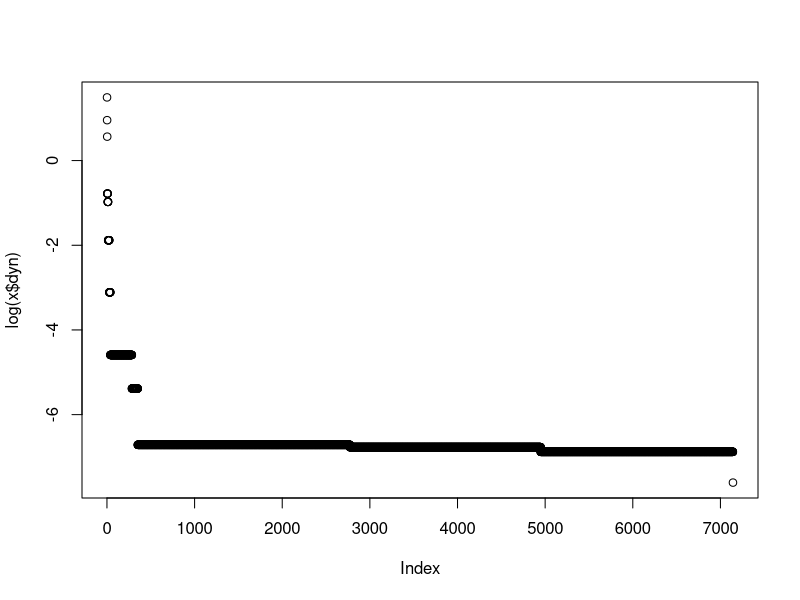

Reproduce this figure in R.


normal <- function() {
  x <- seq(-5,5, by = 0.01)
  plot(x, dnorm(x, mean = 0, sd = 1), type = "l")
  lines(x, dnorm(x, mean = 3, sd = 1), col = "pink")
  lines(x, dnorm(x, mean = -3, sd = 1), col = "purple")
  lines(x, dnorm(x, mean = 0, sd = 2), col = "blue")
  lines(x, dnorm(x, mean = 0, sd = 0.5), col = "green")
  cat(rnorm(n=10,mean=0,sd=1))
  
}

genereNormal <- function(x,sig1,sig2) {
  x1 <- rnorm(n=500,mean=x,sd=sig1)
  x2 <- rnorm(n=500,mean=x,sd=sig2)
  return (list(x1=x1,x2=x2))
}

genereNormalAngle <- function(x,sig1,sig2,theta) {
  x1 <- rnorm(n=500,mean=x,sd=sig1)
  x2 <- rnorm(n=500,mean=x,sd=sig2)
  
  X1 <- cos(theta) * x1+ sin(theta) * x2
  X2 <- -sin(theta) * x1 + cos(theta) * x2
  return (list(x1=X1,x2=X2))
}

plotNormal <- function() {
  x0 <- genereNormal(0,5,5)
  plot(x0$x1,x0$x2)
  
  x1 <- genereNormal(0,1,1)
  points(x1$x1,x1$x2, col="magenta")
  
  x2 <- genereNormal(0,1,5)
  points(x2$x1,x2$x2, col="green")
  
  x3 <- genereNormalAngle(0,1,5,pi/3)
  points(x3$x1,x3$x2, col="blue")
}

f <- function(x) {
  return(x[1]^2 + x[2]^2)
}

onePlusOneES <- function(f,sigma,precision) {
  m <- runif(n=2,min=-5,max=5)
  dyn <- c()
  fitness <- f(m)
  while(abs(fitness) > precision){
    xprime <- rnorm(n=2,mean=m,sd=sigma)
    fxprime <- f(xprime)
    if(fitness > fxprime) {
      m <- xprime
      fitness <- fxprime
    }
    dyn <- c(dyn,f(m))
  }
  return (list(x=m,dyn=dyn));
}

main <- function() {
  #plotNormal()
  x <- onePlusOneES(f=f,sigma=1,precision=10^-3)
  cat(x$x," ",f(x$x))
  plot(log(x$dyn))
}

main()